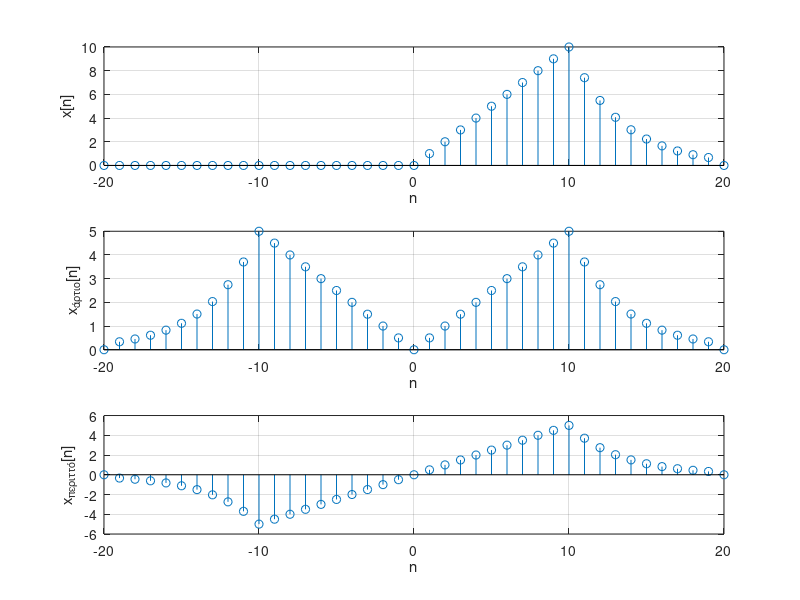
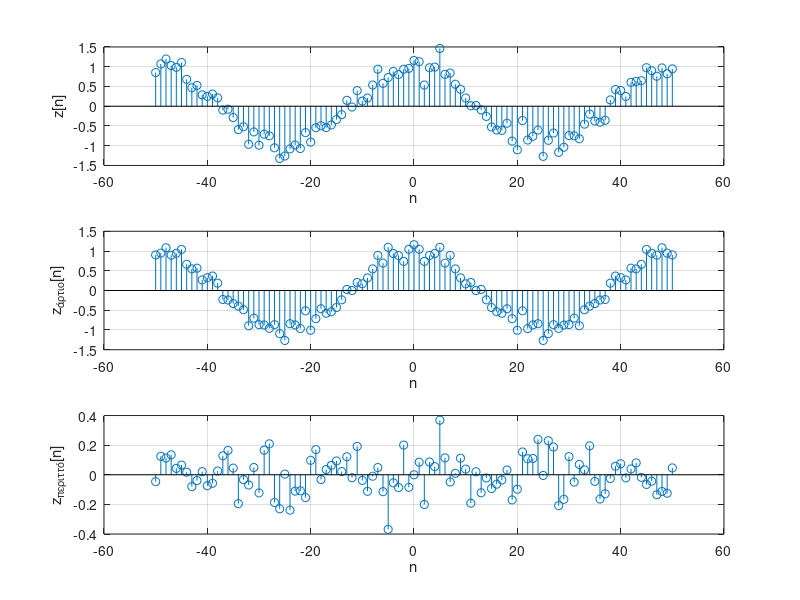

MATLAB code to generate these figures, in order:
% Άσκηση 4
clear all,close all,clc
figure(1)
n=[-20:20];
p1=((n>=0) & (n<10));
p2=((n>=10) & (n<20));
x=n.*p1+10*exp(-0.3*(n-10)).*p2;
xe=0.5*(x+fliplr(x));
xo=0.5*(x-fliplr(x));
subplot(311),stem(n,x),grid on,xlabel('n'),ylabel('x[n]');
subplot(312),stem(n,xe),grid on,xlabel('n'),ylabel('x_{άρτιο}[n]');
subplot(313),stem(n,xo),grid on,xlabel('n'),ylabel('x_{περιττό}[n]');
figure(2)
n2=[-50:50];
w=randn(1,length(n2));
z=cos(0.04*pi*n2)+0.2*w;
ze=0.5*(z+fliplr(z));
zo=0.5*(z-fliplr(z));
subplot(311),stem(n2,z),grid on,xlabel('n'),ylabel('z[n]');
subplot(312),stem(n2,ze),grid on,xlabel('n'),ylabel('z_{άρτιο}[n]');
subplot(313),stem(n2,zo),grid on,xlabel('n'),ylabel('z_{περιττό}[n]');
